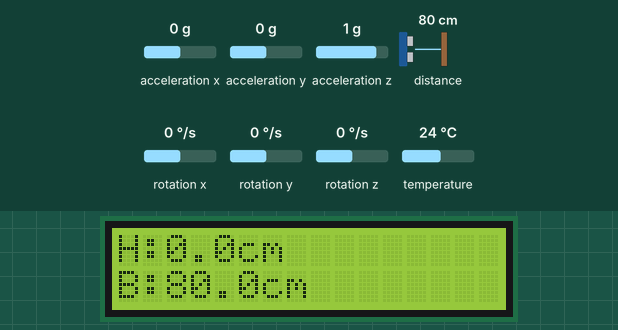
This sketch was run on a simulated Arduino Uno, built with avr-gcc and run on an emulated ATmega328P. Shown: 16×2 character LCD. The test bench sets the inputs (shaded band); at power-on: acceleration y 0 g, distance to the obstacle 80 cm, acceleration z 1 g, acceleration x 0 g, rotation x 0 °/s, rotation y 0 °/s, rotation z 0 °/s, temperature 24 °C. What the sketch prints to the serial monitor is not drawn.

Above: at 3.2 s.
3.3 s: acceleration y set to -1.4 g
At 4.0 s:
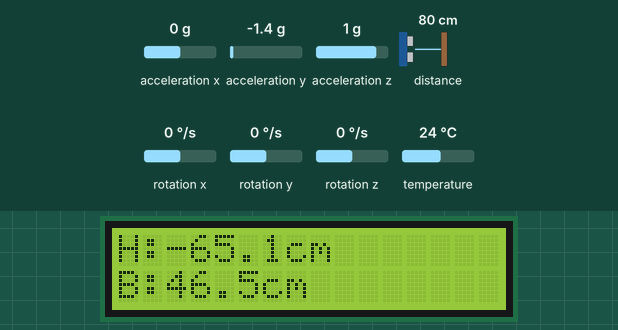
4.8 s: distance to the obstacle set to 250 cm
At 6.3 s:
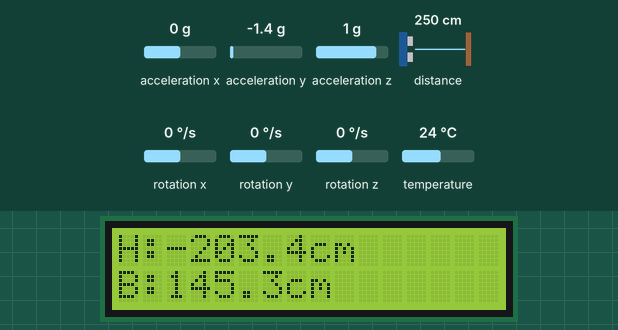
6.6 s: acceleration z set to -1.4 g
At 7.7 s:
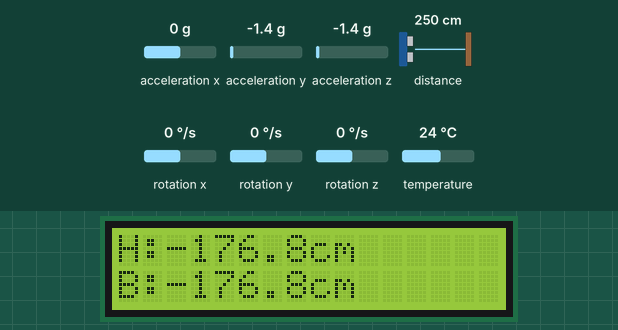
8.3 s: distance to the obstacle set to 2 cm
At 9.0 s:
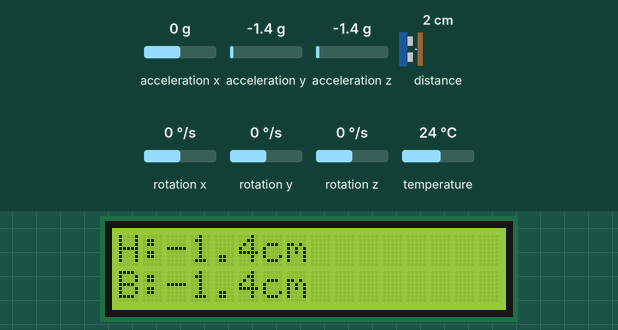
11.5 s: acceleration y set to -0.8 g
At 12.2 s:
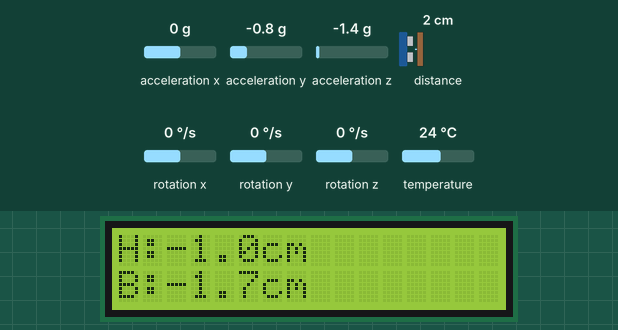
13.0 s: distance to the obstacle set to 35 cm
At 14.4 s:
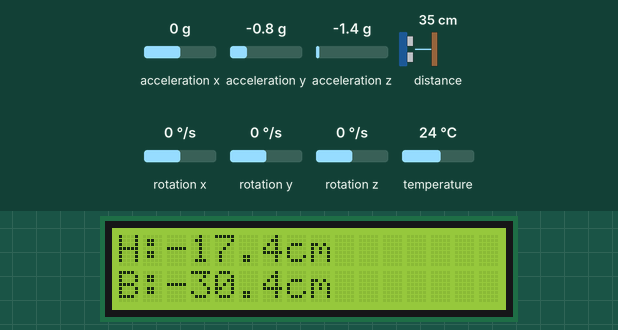
Timing chart, 0 to 16.0 s (numbered marks = the images above; inputs shaded):
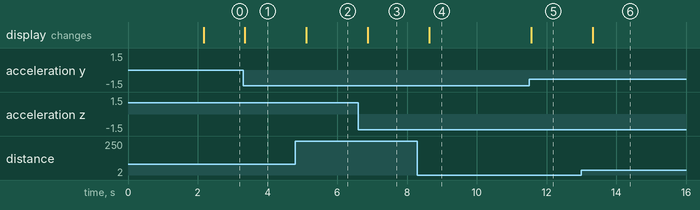

Measured:
- after the input at 3.3 s, the display: changes at once (image 1)
- after the input at 4.8 s, the display: changes after 0.31 s (image 2)
- after the input at 6.6 s, the display: changes after 0.27 s (image 3)
- after the input at 8.3 s, the display: changes after 0.34 s (image 4)
- after the input at 11.5 s, the display: changes after 0.06 s (image 5)
- after the input at 13.0 s, the display: changes after 0.32 s (image 6)

The sketch:

codigo-fonte-projeto3-oficial.ino
```cpp
#include <Wire.h>
#include <Adafruit_MPU6050.h>
#include <Adafruit_Sensor.h>
#include <LIDARLite.h>
#include <LiquidCrystal_I2C.h>

Adafruit_MPU6050 mpu;
LIDARLite lidar;

LiquidCrystal_I2C lcd(0x27, 16, 2);

void setup() {

  Serial.begin(115200);
  Wire.begin();

  // -------- LIDAR --------
  lidar.begin(0, true);
  lidar.configure(0);

  // -------- MPU6050 --------
  if (!mpu.begin()) {
    Serial.println("MPU6050 nao encontrado!");
    while (1);
  }

  mpu.setAccelerometerRange(MPU6050_RANGE_8_G);
  mpu.setGyroRange(MPU6050_RANGE_500_DEG);
  mpu.setFilterBandwidth(MPU6050_BAND_21_HZ);

  // -------- LCD --------
  lcd.init();
  lcd.backlight();
  lcd.clear();

  lcd.setCursor(0, 0);
  lcd.print("Projeto 3");
  lcd.setCursor(0, 1);
  lcd.print("Inicializando");
  delay(2000);
}

void loop() {

  // ---------- LIDAR ----------
  float distancia_cm = lidar.distance();
  for (int i = 0; i < 5; i++) {
    lidar.distance(false);
  }

  // ---------- MPU6050 ----------
  sensors_event_t accel, gyro, temp;
  mpu.getEvent(&accel, &gyro, &temp);

  // Ângulo em graus
  float angulo_graus = atan2(accel.acceleration.y,
                             accel.acceleration.z) * 180.0 / PI;

  // Conversão para radianos
  float angulo_rad = angulo_graus * PI / 180.0;

  // ---------- CÁLCULOS TRIGONOMÉTRICOS ----------
  float altura_cm = distancia_cm * sin(angulo_rad);
  float base_cm   = distancia_cm * cos(angulo_rad);

  // ---------- LCD ----------
  lcd.clear();
  lcd.setCursor(0, 0);
  lcd.print("H:");
  lcd.print(altura_cm, 1);
  lcd.print("cm");

  lcd.setCursor(0, 1);
  lcd.print("B:");
  lcd.print(base_cm, 1);
  lcd.print("cm");

  // ---------- SERIAL ----------
  Serial.print("Distancia (cm): ");
  Serial.print(distancia_cm);
  Serial.print(" | Angulo (graus): ");
  Serial.print(angulo_graus);
  Serial.print(" | Altura (cm): ");
  Serial.print(altura_cm);
  Serial.print(" | Base (cm): ");
  Serial.println(base_cm);

  delay(500);
}
```
